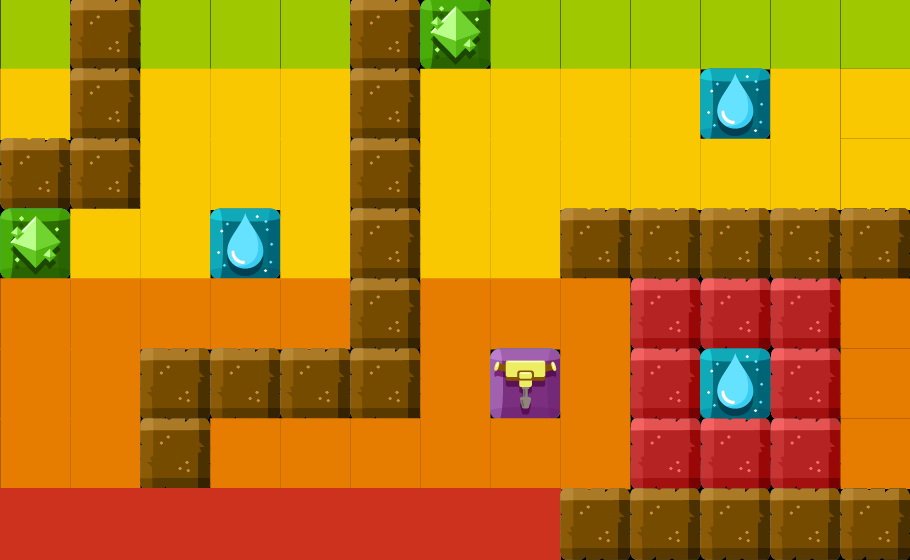

The image is a tile-based game level rendered from a .tmx file. Its description and source (layers, tilesets, objects; grid data summarised) follow:
An orthogonal 13x8 tile map with 70x70 px tiles, 1 tile layer (Tile Layer 1).

<map version="1.0" orientation="orthogonal" renderorder="right-down" width="13" height="8" tilewidth="70" tileheight="70" nextobjectid="1">
 <tileset firstgid="1" name="Mini-game" tilewidth="71" tileheight="72" tilecount="11">
  <tile id="0">
   <properties>
    <property name="explodable" value="1" />
   </properties>
   <image width="71" height="72" source="../Textures/Tiles Minigame/9_6_TileBlock.png" />
  </tile>
  <tile id="1">
   <properties>
    <property name="explodable" value="0" />
   </properties>
   <image width="71" height="72" source="../Textures/Tiles Minigame/9_6_TileDiamond.png" />
  </tile>
  <tile id="2">
   <properties>
    <property name="explodable" value="0" />
   </properties>
   <image width="71" height="72" source="../Textures/Tiles Minigame/9_6_TileElectricity.png" />
  </tile>
  <tile id="3">
   <properties>
    <property name="explodable" value="0" />
   </properties>
   <image width="71" height="72" source="../Textures/Tiles Minigame/9_6_TileGreen.png" />
  </tile>
  <tile id="4">
   <properties>
    <property name="explodable" value="0" />
   </properties>
   <image width="71" height="72" source="../Textures/Tiles Minigame/9_6_TileLife.png" />
  </tile>
  <tile id="5">
   <properties>
    <property name="explodable" value="0" />
   </properties>
   <image width="71" height="72" source="../Textures/Tiles Minigame/9_6_TileMine.png" />
  </tile>
  <tile id="6">
   <properties>
    <property name="explodable" value="1" />
   </properties>
   <image width="71" height="72" source="../Textures/Tiles Minigame/9_6_TileMineArea.png" />
  </tile>
  <tile id="7">
   <properties>
    <property name="explodable" value="0" />
   </properties>
   <image width="70" height="72" source="../Textures/Tiles Minigame/9_6_TileOrange.png" />
  </tile>
  <tile id="8">
   <properties>
    <property name="explodable" value="0" />
   </properties>
   <image width="71" height="72" source="../Textures/Tiles Minigame/9_6_TileRed.png" />
  </tile>
  <tile id="9">
   <properties>
    <property name="explodable" value="0" />
   </properties>
   <image width="71" height="72" source="../Textures/Tiles Minigame/9_6_TileWater.png" />
  </tile>
  <tile id="10">
   <properties>
    <property name="explodable" value="0" />
   </properties>
   <image width="71" height="72" source="../Textures/Tiles Minigame/9_6_TileYellow.png" />
  </tile>
 </tileset>
 <layer name="Tile Layer 1" width="13" height="8">
  <data>[104 cells, 104 non-empty, 9 distinct tile ids]</data>
 </layer>
</map>